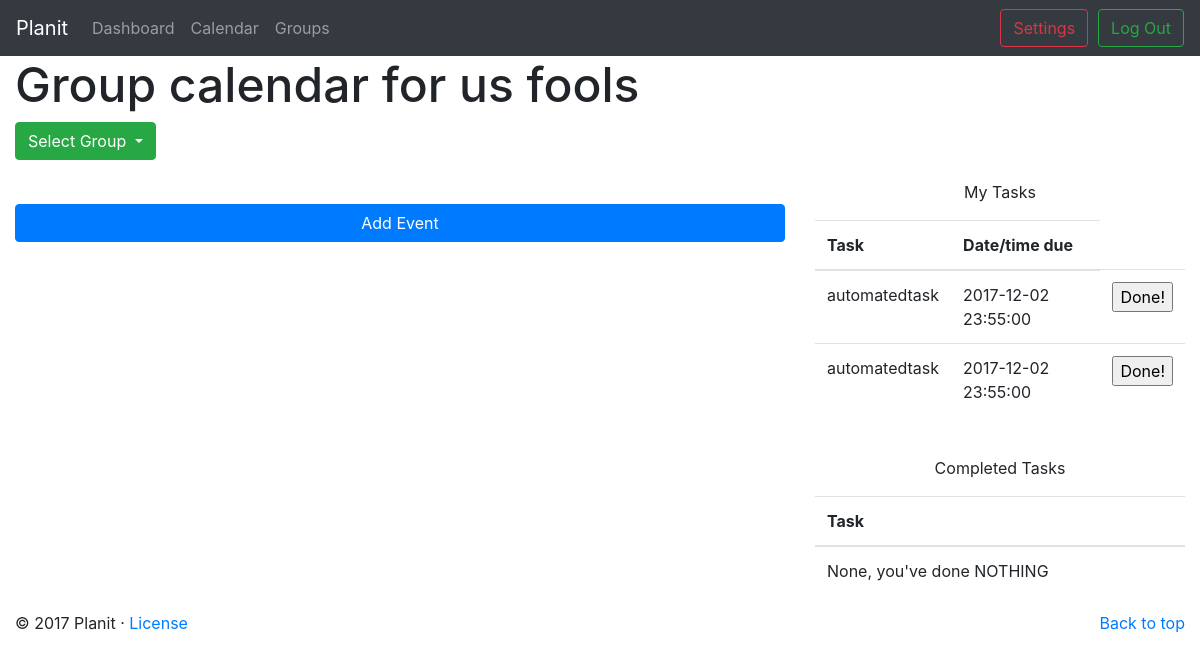
Screenshot of /php/group_calendar_handler.php?group_name=us fools (signed in) with the database file from the repository.
### tables this page shows
create table if not exists `tasks` (
	`task_id` integer auto_increment primary key,
	`username` char(40) references users(username),
	`task_name` varchar(40) not null,
	`deadline` datetime,
	`description` varchar(140),
	`ETA` varchar(40),
    `complete` tinyint(1) not null default 0
);

### php/group_calendar_handler.php (called while the page is built, shortened)
<?php
    $group = $_GET['group_name'];
    include("../content/group_calendar.php");
?>

### content/group_calendar.php (the view, shortened to what this page needs)
<!DOCTYPE html>
<html lang="en">
    <head>
        <?php
            include('../templates/headercontent.php');
        ?>
    </head>
    <body>
        <?php
            include('../templates/navbar.php');
        ?>
        <div class="container-fluid">
            <h1 align="left">
                <font size="7">Group calendar for <?= $group ?></font>
            </h1>
            <div class="dropdown">
                <button class="btn btn-success dropdown-toggle group-btn" type="button" id="dropdownMenuButton" data-toggle="dropdown" aria-haspopup="true" aria-expanded="false">
                    Select Group
                </button>
            </div>
            <div class="row">
                <div class="col-sm-8" align="center">
                    <br>
                    <div>
                        <button class="btn btn-block btn-primary" type="button" data-toggle="modal" data-target="#taskModal">Add Event</button>
                    </div>
                </div>
                <div class="col-sm-4" align="center">
                    <?php
                            include('../php/taskHandler.php');
                        ?>
                </div>
            </div>
            <?php
            include('../templates/footerCopy.php');
          ?>
        </div>
    </body>
</html>

### php/taskHandler.php (shortened to what this page needs)
<?php
    $connection = mysqli_connect('localhost', 'root', 'password', 'planit');
	$query = "SELECT * FROM tasks WHERE username = '{$_SESSION['login_user']}' ";
	$res = mysqli_query($connection, $query);
    echo "
    <p> My Tasks </p>
    <table class=\"table\">
        <thead>
            <tr>
                <th>Task</th>
                <th>Date/time due</th>
            </tr>
        </thead>
        <tbody>
    ";
            while ($row = mysqli_fetch_array($res, MYSQLI_NUM)){
                if($row[6] == 0){
                    echo "<tr>";
                    echo "<td>";
                    echo $row[2];
                    echo "</td>";
                    echo "<td>";
                    echo $row[3];
                    echo "</td>";
                    echo "<td>";
                    echo "<input type=\"submit\" class=\"button\" name=\"".$row[0]."\" value=\"Done!\"/>";
                    echo "</td>";
                    echo "</tr>";
                }
            }
    echo "
        </tbody>
    </table>
    <br>
    ";
    echo "
    <p> Completed Tasks </p>
    <table class=\"table\">
        <thead>
            <tr>
                <th>Task</th>
            </tr>
        </thead>
        <tbody>
    ";
            $alldone = True;
                if($alldone){
                    echo "<tr>";
                    echo "<td>";
                    echo "None, you've done NOTHING";
                    echo "</td>";
                    echo "</tr>";
                }
    echo "
        </tbody>
    </table>
    ";
?>

### css/main.css (style rules this page uses)
.group-btn { margin-bottom: 20px; }

### rows the page displays
tasks: task_name "automatedtask", deadline "2017-12-02 23:55:00"
tasks: task_name "automatedtask", deadline "2017-12-02 23:55:00"

### other values shown
$group "us fools"
